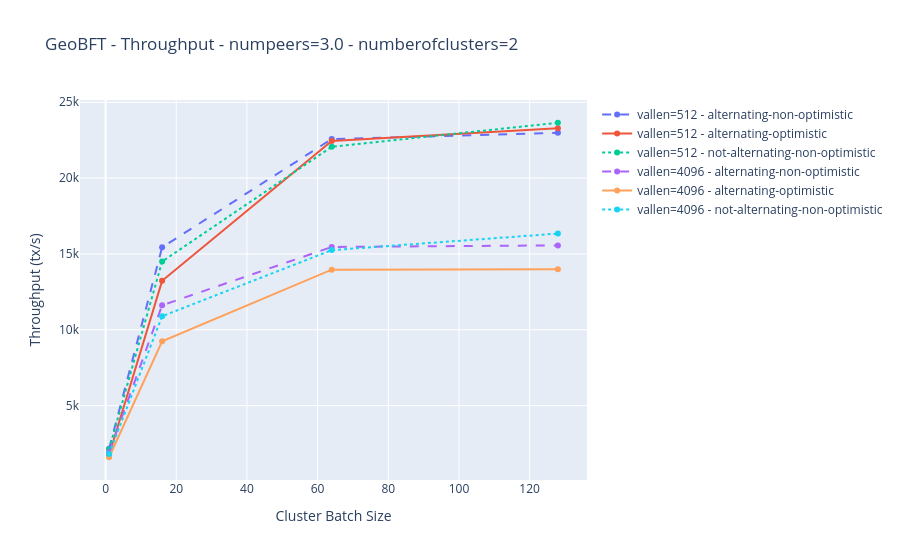
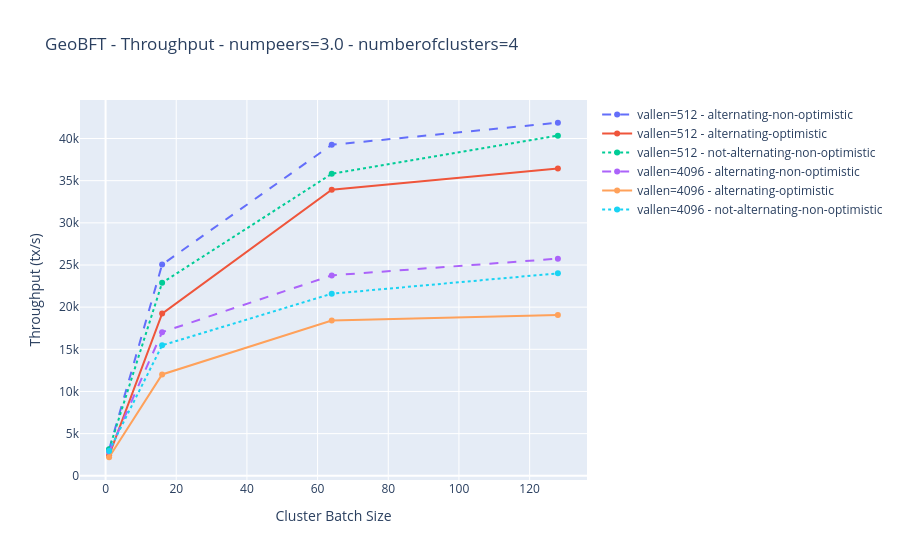
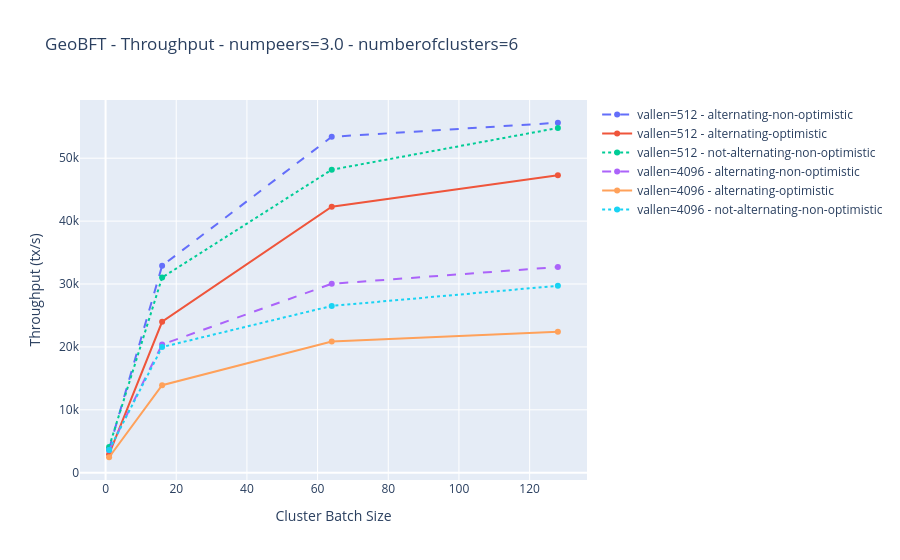
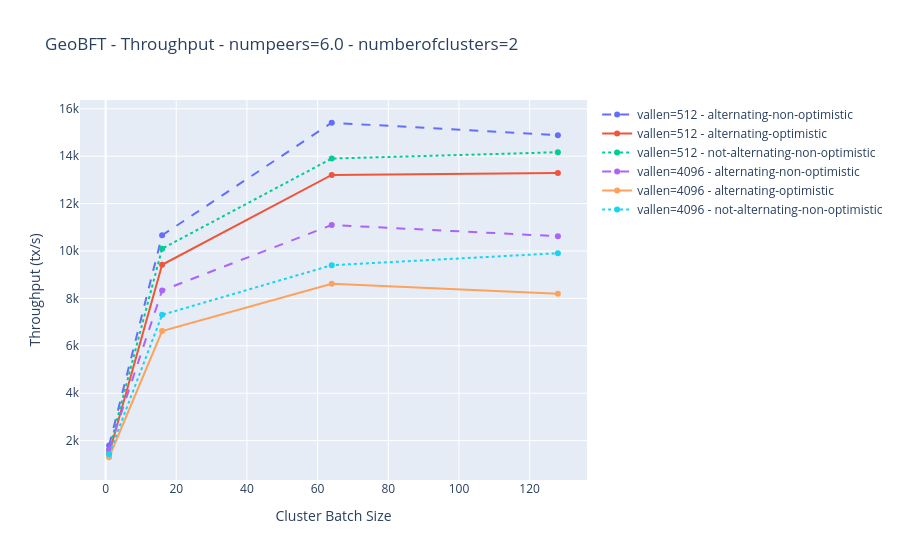

Notebook cell for these charts, in order:
### Code cell
grouped = throughputs.query("cluster_batch_size < 256").groupby(["num_peers","number_of_clusters"])
for gr, g in grouped:
    fig  = go.Figure()
    for v,data in g.sort_values(["cluster_batch_size","vallen","benchmark"]).groupby(["vallen","benchmark"]):
        # different dashes for benchmarks 
        # display(data)
        
        fig.add_trace(go.Scatter(
            name=f"vallen={v[0]} - {v[1]}",
            x=data["cluster_batch_size"],
            y=data["throughput"],
            mode='lines+markers',
            line=dict(dash='solid' if v[1]=="alternating-optimistic" else ('dash' if v[1]=="alternating-non-optimistic" else 'dot')),
            
        ))
    fig.update_layout(
        title=f"GeoBFT - Throughput - numpeers={gr[0]} - numberofclusters={gr[1]}",
        xaxis_title="Cluster Batch Size",
        yaxis_title="Throughput (tx/s)",
        barmode='group'
    )
    fig.show()
    tikzplotly.save(filepath=f"outputs/{notebook_name}/geobft-throughput-numpeers-{gr[0]}-clusterbatchsize-{gr[1]}.tex",fig=fig)

### Figure 1 — Plotly figure (JSON) as saved in the notebook; plotly's stock layout.template omitted (floating-point values rounded to 4 significant figures)
{"data": [{"line": {"dash": "dash"}, "mode": "lines+markers", "name": "vallen=512 - alternating-non-optimistic", "type": "scatter", "x": [1, 16, 64, 128], "y": [2159.0, 15440.0, 22580.0, 22990.0]}, {"line": {"dash": "solid"}, "mode": "lines+markers", "name": "vallen=512 - alternating-optimistic", "type": "scatter", "x": [1, 16, 64, 128], "y": [1745.0, 13230.0, 22450.0, 23290.0]}, {"line": {"dash": "dot"}, "mode": "lines+markers", "name": "vallen=512 - not-alternating-non-optimistic", "type": "scatter", "x": [1, 16, 64, 128], "y": [2120.0, 14500.0, 22070.0, 23650.0]}, {"line": {"dash": "dash"}, "mode": "lines+markers", "name": "vallen=4096 - alternating-non-optimistic", "type": "scatter", "x": [1, 16, 64, 128], "y": [1900.0, 11610.0, 15460.0, 15560.0]}, {"line": {"dash": "solid"}, "mode": "lines+markers", "name": "vallen=4096 - alternating-optimistic", "type": "scatter", "x": [1, 16, 64, 128], "y": [1595.0, 9244.0, 13970.0, 13990.0]}, {"line": {"dash": "dot"}, "mode": "lines+markers", "name": "vallen=4096 - not-alternating-non-optimistic", "type": "scatter", "x": [1, 16, 64, 128], "y": [1814.0, 10890.0, 15250.0, 16340.0]}], "layout": {"barmode": "group", "title": {"text": "GeoBFT - Throughput - numpeers=3.0 - numberofclusters=2"}, "xaxis": {"title": {"text": "Cluster Batch Size"}}, "yaxis": {"title": {"text": "Throughput (tx/s)"}}}}

### Figure 2 — Plotly figure (JSON) as saved in the notebook; plotly's stock layout.template omitted (floating-point values rounded to 4 significant figures)
{"data": [{"line": {"dash": "dash"}, "mode": "lines+markers", "name": "vallen=512 - alternating-non-optimistic", "type": "scatter", "x": [1, 16, 64, 128], "y": [3116.0, 25050.0, 39260.0, 41870.0]}, {"line": {"dash": "solid"}, "mode": "lines+markers", "name": "vallen=512 - alternating-optimistic", "type": "scatter", "x": [1, 16, 64, 128], "y": [2433.0, 19240.0, 33920.0, 36440.0]}, {"line": {"dash": "dot"}, "mode": "lines+markers", "name": "vallen=512 - not-alternating-non-optimistic", "type": "scatter", "x": [1, 16, 64, 128], "y": [3148.0, 22890.0, 35810.0, 40340.0]}, {"line": {"dash": "dash"}, "mode": "lines+markers", "name": "vallen=4096 - alternating-non-optimistic", "type": "scatter", "x": [1, 16, 64, 128], "y": [2823.0, 17030.0, 23770.0, 25750.0]}, {"line": {"dash": "solid"}, "mode": "lines+markers", "name": "vallen=4096 - alternating-optimistic", "type": "scatter", "x": [1, 16, 64, 128], "y": [2200.0, 12020.0, 18400.0, 19060.0]}, {"line": {"dash": "dot"}, "mode": "lines+markers", "name": "vallen=4096 - not-alternating-non-optimistic", "type": "scatter", "x": [1, 16, 64, 128], "y": [2948.0, 15470.0, 21590.0, 24010.0]}], "layout": {"barmode": "group", "title": {"text": "GeoBFT - Throughput - numpeers=3.0 - numberofclusters=4"}, "xaxis": {"title": {"text": "Cluster Batch Size"}}, "yaxis": {"title": {"text": "Throughput (tx/s)"}}}}

### Figure 3 — Plotly figure (JSON) as saved in the notebook; plotly's stock layout.template omitted (floating-point values rounded to 4 significant figures)
{"data": [{"line": {"dash": "dash"}, "mode": "lines+markers", "name": "vallen=512 - alternating-non-optimistic", "type": "scatter", "x": [1, 16, 64, 128], "y": [3784.0, 32910.0, 53400.0, 55640.0]}, {"line": {"dash": "solid"}, "mode": "lines+markers", "name": "vallen=512 - alternating-optimistic", "type": "scatter", "x": [1, 16, 64, 128], "y": [2941.0, 24000.0, 42290.0, 47300.0]}, {"line": {"dash": "dot"}, "mode": "lines+markers", "name": "vallen=512 - not-alternating-non-optimistic", "type": "scatter", "x": [1, 16, 64, 128], "y": [4105.0, 31040.0, 48170.0, 54800.0]}, {"line": {"dash": "dash"}, "mode": "lines+markers", "name": "vallen=4096 - alternating-non-optimistic", "type": "scatter", "x": [1, 16, 64, 128], "y": [3579.0, 20380.0, 30030.0, 32700.0]}, {"line": {"dash": "solid"}, "mode": "lines+markers", "name": "vallen=4096 - alternating-optimistic", "type": "scatter", "x": [1, 16, 64, 128], "y": [2459.0, 13910.0, 20860.0, 22420.0]}, {"line": {"dash": "dot"}, "mode": "lines+markers", "name": "vallen=4096 - not-alternating-non-optimistic", "type": "scatter", "x": [1, 16, 64, 128], "y": [3608.0, 19980.0, 26510.0, 29720.0]}], "layout": {"barmode": "group", "title": {"text": "GeoBFT - Throughput - numpeers=3.0 - numberofclusters=6"}, "xaxis": {"title": {"text": "Cluster Batch Size"}}, "yaxis": {"title": {"text": "Throughput (tx/s)"}}}}

### Figure 4 — Plotly figure (JSON) as saved in the notebook; plotly's stock layout.template omitted (floating-point values rounded to 4 significant figures)
{"data": [{"line": {"dash": "dash"}, "mode": "lines+markers", "name": "vallen=512 - alternating-non-optimistic", "type": "scatter", "x": [1, 16, 64, 128], "y": [1800.0, 10660.0, 15410.0, 14890.0]}, {"line": {"dash": "solid"}, "mode": "lines+markers", "name": "vallen=512 - alternating-optimistic", "type": "scatter", "x": [1, 16, 64, 128], "y": [1458.0, 9419.0, 13210.0, 13290.0]}, {"line": {"dash": "dot"}, "mode": "lines+markers", "name": "vallen=512 - not-alternating-non-optimistic", "type": "scatter", "x": [1, 16, 64, 128], "y": [1611.0, 10100.0, 13900.0, 14170.0]}, {"line": {"dash": "dash"}, "mode": "lines+markers", "name": "vallen=4096 - alternating-non-optimistic", "type": "scatter", "x": [1, 16, 64, 128], "y": [1632.0, 8334.0, 11100.0, 10620.0]}, {"line": {"dash": "solid"}, "mode": "lines+markers", "name": "vallen=4096 - alternating-optimistic", "type": "scatter", "x": [1, 16, 64, 128], "y": [1300.0, 6624.0, 8620.0, 8191.0]}, {"line": {"dash": "dot"}, "mode": "lines+markers", "name": "vallen=4096 - not-alternating-non-optimistic", "type": "scatter", "x": [1, 16, 64, 128], "y": [1430.0, 7307.0, 9400.0, 9906.0]}], "layout": {"barmode": "group", "title": {"text": "GeoBFT - Throughput - numpeers=6.0 - numberofclusters=2"}, "xaxis": {"title": {"text": "Cluster Batch Size"}}, "yaxis": {"title": {"text": "Throughput (tx/s)"}}}}
